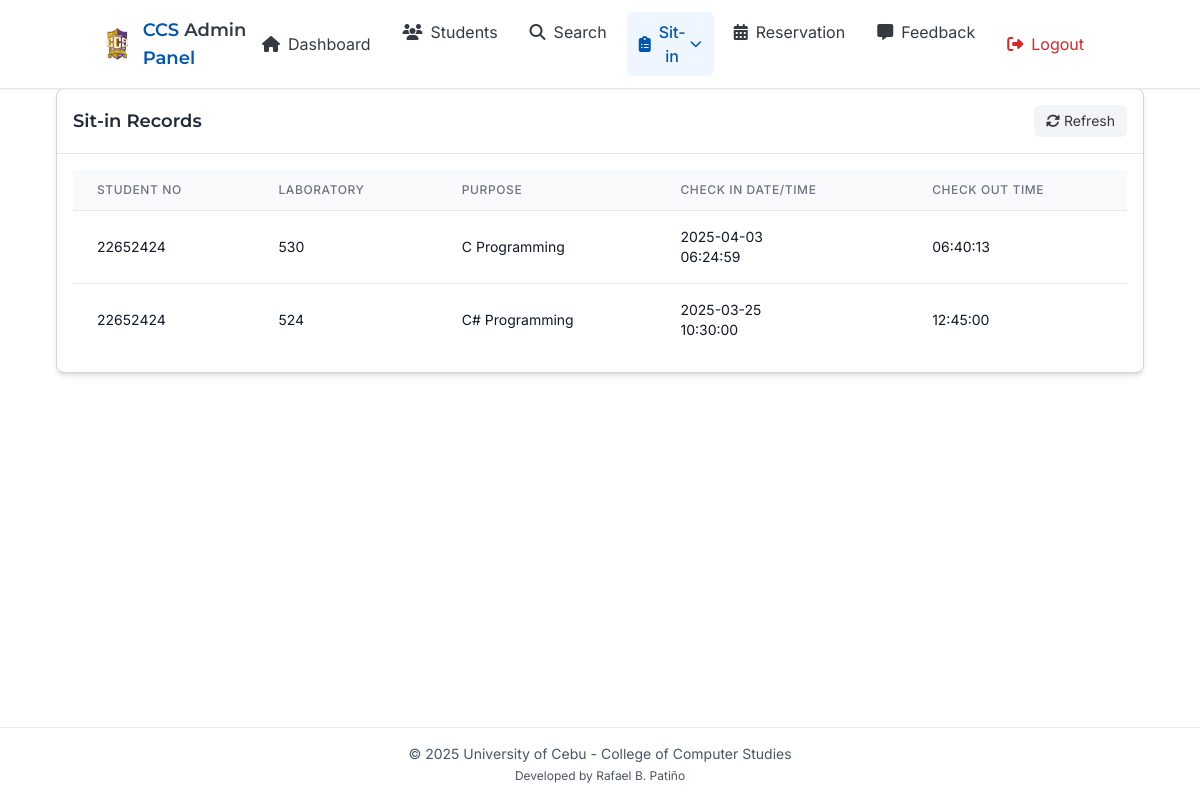
Screenshot of /pages/admin/sit-inRecords.php (signed in) with the database file from the repository.
### tables this page shows
CREATE TABLE `sit_ins` (
  `student_id` varchar(100) NOT NULL,
  `laboratory` varchar(250) NOT NULL,
  `purpose` varchar(255) NOT NULL,
  `check_in_date` date NOT NULL,
  `check_in_time` time NOT NULL,
  `check_out_time` time DEFAULT NULL,
  `rating` int(11) DEFAULT NULL,
  `feedback` text DEFAULT NULL
);

### pages/admin/sit-inRecords.php (the view, shortened to what this page needs)
<?php
include('modals/search.php');
$sql = "SELECT student_id, laboratory, purpose, check_in_date, check_in_time, check_out_time FROM sit_ins ORDER BY check_in_date DESC, check_in_time DESC";
$result = $conn->query($sql);
$sit_in_record = $result->fetch_all(MYSQLI_ASSOC);
?>
<!DOCTYPE html>
<html lang="en">
<head>
    <script src="https://cdn.tailwindcss.com"></script>
    <link rel="stylesheet" href="../../public/css/all.css">
</head>
<body class="min-h-screen flex flex-col">
    <nav class="bg-white border-b border-gray-200 fixed w-full z-50 shadow-sm">
        <div class="container mx-auto px-4">
            <div class="flex justify-between items-center py-3">
                <div class="flex items-center">
                    <div class="mr-3">
                        <img src="../../public/pictures/ccs-logo.png" alt="CCS Logo" class="h-10 w-10 rounded-md">
                    </div>
                    <span class="heading-font font-semibold text-lg text-primary">CCS <span class="text-secondary">Admin</span> Panel</span>
                </div>
                <div class="hidden md:flex space-x-2">
                    <a href="homepage.php" class="px-3 py-2 rounded-md transition duration-300 flex items-center text-secondary hover:bg-gray-100">
                        <i class="fas fa-home mr-2"></i><span>Dashboard</span>
                    </a>
                    <div class="relative group">
                        <a href="students-list.php" class="px-3 py-2 rounded-md transition duration-300 flex items-center text-secondary hover:bg-gray-100">
                            <i class="fas fa-users mr-2"></i><span>Students</span>
                        </a>
                    </div>
                    <div class="relative group">
                        <a href="#" class="open-search-modal px-3 py-2 rounded-md transition duration-300 flex items-center text-secondary hover:bg-gray-100">
                            <i class="fas fa-search mr-2"></i><span>Search</span>
                        </a>
                    </div>
                    <div class="relative group">
                        <button class="dropdown-button px-3 py-2 rounded-md transition duration-300 flex items-center font-medium text-primary bg-blue-50">
                            <i class="fas fa-clipboard-list mr-2"></i><span>Sit-in</span>
                            <i class="icon fas fa-chevron-down ml-1 text-xs"></i>
                        </button>
                    </div>
                    <div class="relative group">
                        <button class="px-3 py-2 rounded-md transition duration-300 flex items-center text-secondary hover:bg-gray-100">
                            <i class="fas fa-calendar-alt mr-2"></i><span>Reservation</span>
                        </button>
                    </div>
                    <div class="relative group">
                        <button class="px-3 py-2 rounded-md transition duration-300 flex items-center text-secondary hover:bg-gray-100">
                            <i class="fas fa-comment-alt mr-2"></i><span>Feedback</span>
                        </button>
                    </div>
                    <a href="../../logout.php" class="px-3 py-2 rounded-md transition duration-300 flex items-center text-red-600 hover:bg-red-50">
                        <i class="fas fa-sign-out-alt mr-2"></i><span>Logout</span>
                    </a>
                </div>
            </div>
        </div>
    </nav>
    <div class="pt-16 px-4 md:px-6 lg:px-8 container mx-auto max-w-6xl flex-grow">
        <div class="py-6">
            <div class="md:col-span-2 bg-white rounded-lg border border-gray-300 shadow-md hover:shadow-xl transition-shadow duration-300">
                <div class="border-b border-gray-200 p-4 flex justify-between items-center">
                    <h2 class="heading-font text-lg font-semibold text-gray-800">Sit-in Records</h2>
                    <div class="flex space-x-2">
                        <button id="refreshBtn" class="px-3 py-1.5 text-sm bg-gray-100 text-secondary rounded-md hover:bg-gray-200 focus:outline-none transition duration-200 flex items-center">
                            <i class="fas fa-sync-alt mr-1"></i> Refresh
                        </button>
                    </div>
                </div>
                <div class="p-4">
                    <div class="overflow-x-auto">
                        <table class="min-w-full divide-y divide-gray-200">
                            <thead class="bg-gray-50">
                                <tr>
                                    <th scope="col" class="px-6 py-3 text-left text-xs font-medium text-gray-500 uppercase tracking-wider">Student no</th>
                                    <th scope="col" class="px-6 py-3 text-left text-xs font-medium text-gray-500 uppercase tracking-wider">laboratory</th>
                                    <th scope="col" class="px-6 py-3 text-left text-xs font-medium text-gray-500 uppercase tracking-wider">Purpose</th>
                                    <th scope="col" class="px-6 py-3 text-left text-xs font-medium text-gray-500 uppercase tracking-wider">Check in date/time</th>
                                    <th scope="col" class="px-6 py-3 text-left text-xs font-medium text-gray-500 uppercase tracking-wider">Check out time</th>
                                </tr>
                            </thead>
                            <tbody class="bg-white divide-y divide-gray-200" id="activeSitInsList">
                                <?php if (empty($sit_in_record)): ?>
                                <tr>
                                    <td colspan="6" class="px-6 py-4 text-center text-sm text-gray-500">
                                        No records of sit-ins available.
                                    </td>
                                </tr>
                                <?php else: ?>
                                    <?php foreach ($sit_in_record as $sit_in): ?>
                                    <tr>
                                        <td class="px-6 py-4 whitespace-nowrap">
                                            <div class="text-sm text-gray-900"><?php echo htmlspecialchars($sit_in['student_id']); ?></div>
                                        </td>
                                        <td class="px-6 py-4 whitespace-nowrap">
                                            <div class="text-sm text-gray-900"><?php echo htmlspecialchars($sit_in['laboratory']); ?></div>
                                        </td>
                                        <td class="px-6 py-4 whitespace-nowrap">
                                            <div class="text-sm text-gray-900"><?php echo htmlspecialchars($sit_in['purpose']); ?></div>
                                        </td>
                                        <td class="px-6 py-4 whitespace-nowrap">
                                            <div class="text-sm text-gray-900"><?php echo htmlspecialchars($sit_in['check_in_date']); ?></div>
                                            <div class="text-sm text-gray-900"><?php echo htmlspecialchars($sit_in['check_in_time']); ?></div>
                                        </td>
                                        <td class="px-6 py-4 whitespace-nowrap">
                                            <div class="text-sm text-gray-900"><?php echo htmlspecialchars($sit_in['check_out_time']); ?></div>
                                        </td>
                                    </tr>
                                    <?php endforeach; ?>
                                <?php endif; ?>
                            </tbody>
                        </table>
                    </div>
                </div>
            </div>
        </div>
    </div>
    <footer class="bg-white border-t border-gray-200 py-4 mt-6">
        <div class="container mx-auto px-4 text-center text-gray-600 text-sm">
            <p>&copy; 2025 University of Cebu - College of Computer Studies</p>
            <p class="text-xs mt-1">Developed by Rafael B. Patiño</p>
        </div>
    </footer>
</body>
</html>

### pages/admin/sit-inRecords.php (style rules this page uses)
body { font-family: 'Inter', sans-serif; }
.heading-font { font-family: 'Montserrat', sans-serif; }

### rows the page displays
sit_ins: student "22652424", laboratory "530", purpose "C Programming", check_in_date "2025-04-03", check_in_time "06:24:59", check_out_time "06:40:13"
sit_ins: student "22652424", laboratory "524", purpose "C# Programming", check_in_date "2025-03-25", check_in_time "10:30:00", check_out_time "12:45:00"
